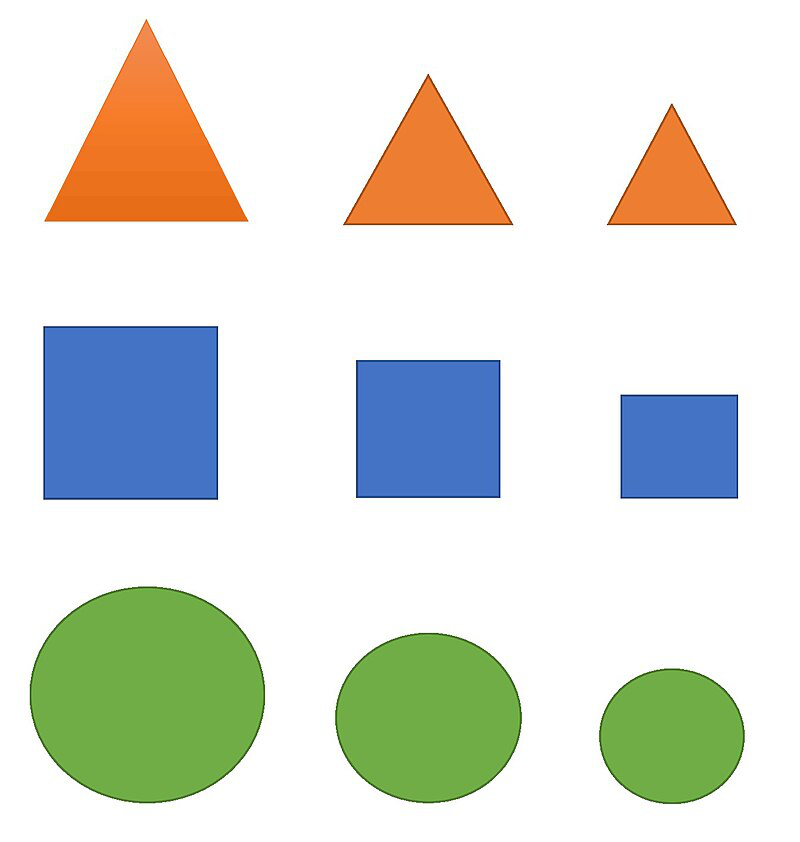
#> input picture Basic Code/shapes.png, 800 x 842 px, given in place of the camera
$ python 'Object Tracking with Color Detection using HSV Masking.py'
#> lines starting #> are read from the running program, lines starting #| are printed output that depends on the picture; after the words box and inside, x2 and y2 are one past the last pixel; in counts of white or black regions, pixels touching at a corner belong together
import cv2
import numpy as np

# Initialize the webcam. This will use the default camera (0).
cap = cv2.VideoCapture(0)

# Set the video capture resolution to 1280x720
cap.set(cv2.CAP_PROP_FRAME_WIDTH, 1280)
cap.set(cv2.CAP_PROP_FRAME_HEIGHT, 720)

# Define the HSV color range for the color you want to track (e.g., blue).
# You may need to adjust these values based on your lighting conditions.
# H (Hue), S (Saturation), V (Value)
lower_blue = np.array([100, 150, 0])
upper_blue = np.array([140, 255, 255])

while True:
    # Read a frame from the video capture.
    ret, frame = cap.read()
#> frame is the input picture: shape (842, 800, 3); mean B, G, R 213.4, 223, 218.5

    # If the frame was not captured correctly, break the loop.
    if not ret:
        break

    # Convert the frame from BGR (Blue, Green, Red) to HSV (Hue, Saturation, Value).
    # This color space is better for color-based segmentation.
    hsv = cv2.cvtColor(frame, cv2.COLOR_BGR2HSV)
#> hsv: shape (842, 800, 3); mean H, S, V 22.4, 47.3, 237.7

    # Create a binary mask that shows only the pixels within the defined blue range.
    mask = cv2.inRange(hsv, lower_blue, upper_blue)
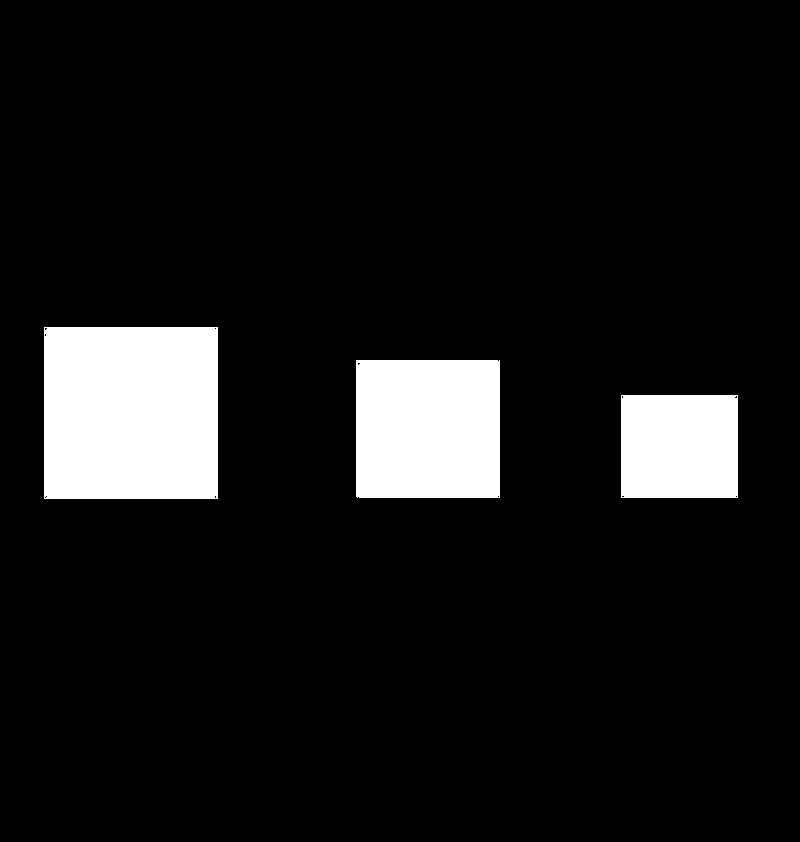
#> mask: shape (842, 800); 9.2% white; 3 white regions, box (x1, y1, x2, y2) and area: (44, 327, 218, 499) 29918, (356, 360, 500, 498) 19865, (621, 395, 738, 498) 12043

    # Use the mask to perform a bitwise AND operation on the original frame.
    # This will result in an image that only contains the tracked color.
    result = cv2.bitwise_and(frame, frame, mask=mask)
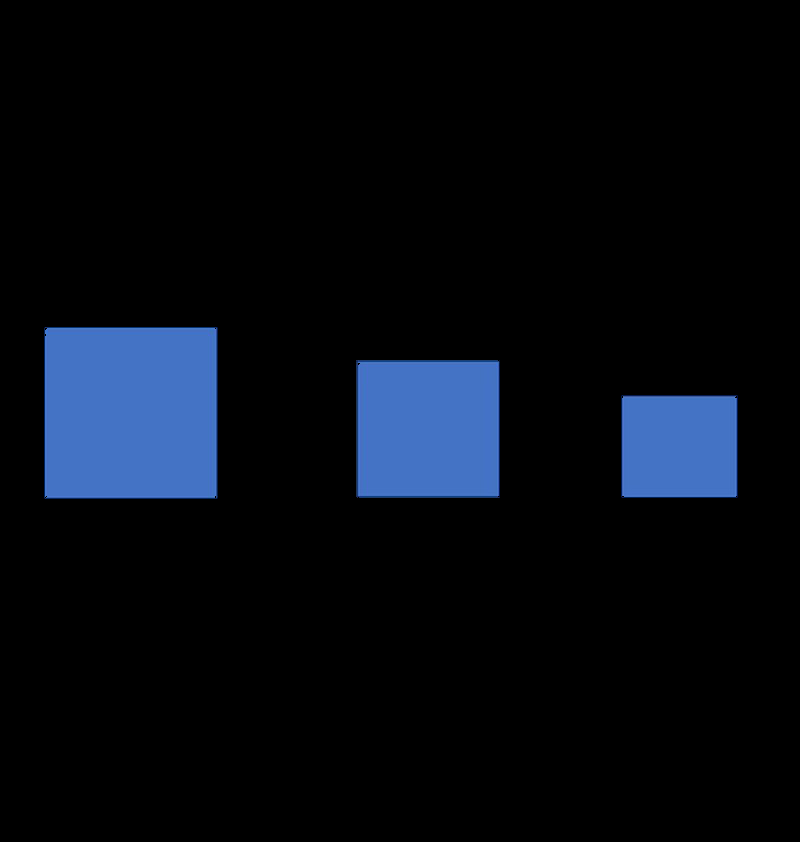
#> result: shape (842, 800, 3); mean B, G, R 17.8, 10.3, 6.1

    # Display the original, the mask, and the tracked object frames in separate windows.
    cv2.imshow('Original', frame)
    cv2.imshow('Mask', mask)
    cv2.imshow('Tracked Object', result)

    # Break the loop if the 'q' key is pressed.
    if cv2.waitKey(1) & 0xFF == ord('q'):
#> (key q is pressed here)
        break

# Release the webcam and close all OpenCV windows.
cap.release()
cv2.destroyAllWindows()
